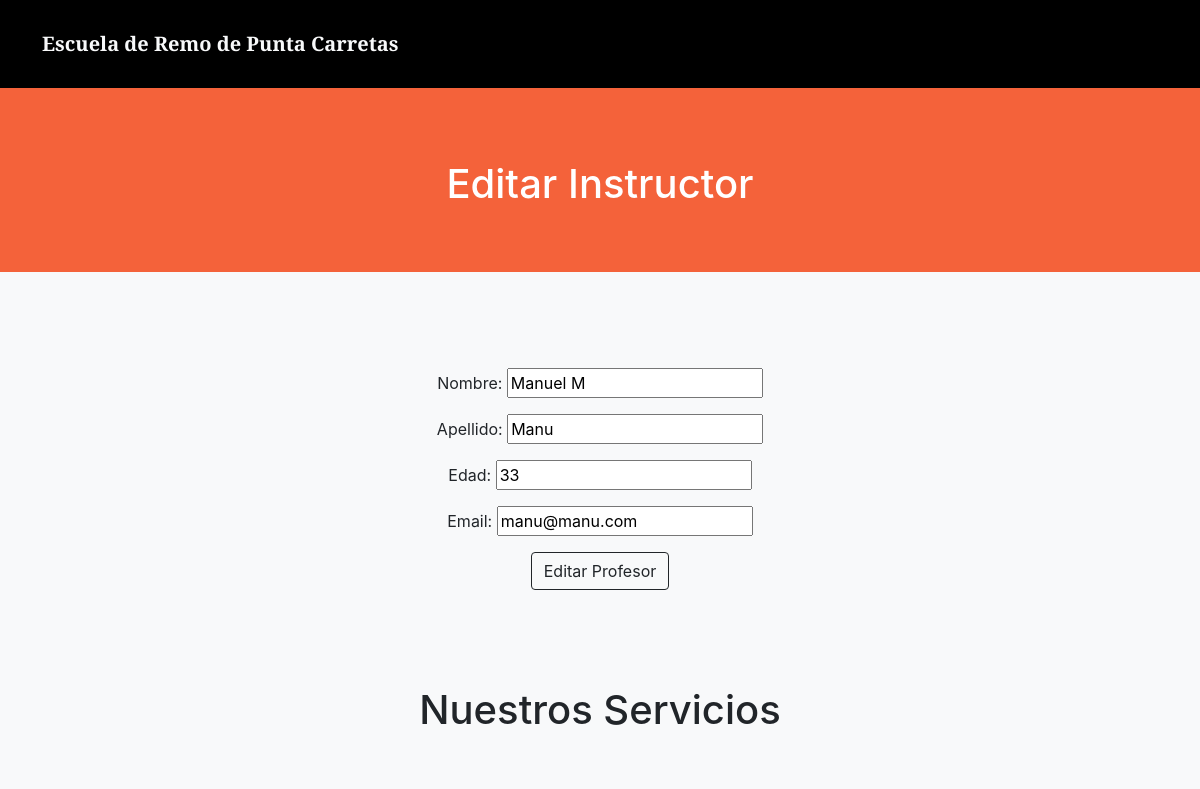
Page /editar_profesor/20 (signed in, upper part) on the earlier database version.
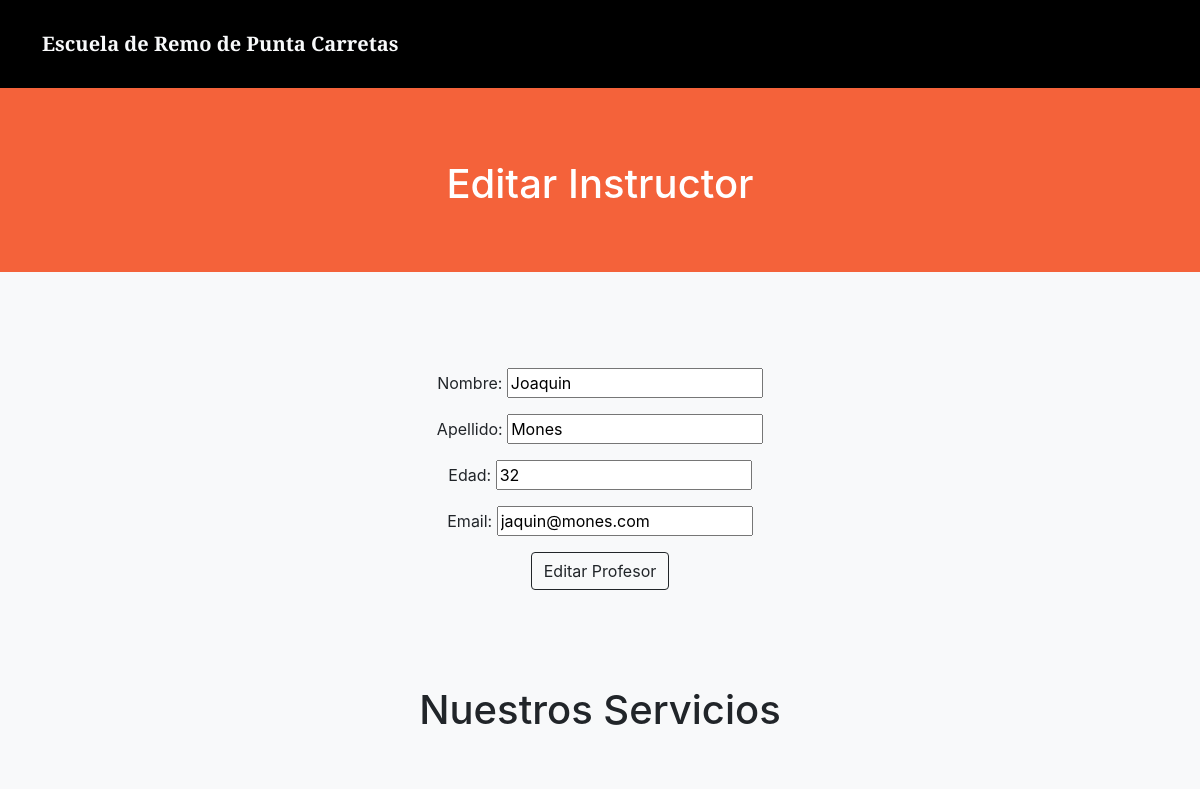
Same page on the later database version.
### perfilesapp/models.py (models this page shows)
class Profesor(models.Model):
    nombreprofesor = models.CharField("Nombre Profesor", max_length=30)
    apellidoprofesor = models.CharField("Apellido Profesor", max_length=30)
    edadprofesor = models.SmallIntegerField("Edad")
    emailprofesor = models.EmailField("E-mail")
    class Meta:
        verbose_name_plural = "Profesores"

### perfilesapp/views.py (the view, shortened to what this page needs)
# urls.py: path('editar_profesor/<profesor_id>', editar_profesor, name="editar_profesor"),
@staff_member_required
def editar_profesor(request, profesor_id):
    try:
        avatar= Avatar.objects.get(usuario=request.user)
        url= avatar.imagen.url
    except:
        url= "/media/avatar/generic.png"
    profesor = Profesor.objects.get(id=profesor_id)
    formulario_vacio = ProfesorFormulario(initial={"nombreprofesor":profesor.nombreprofesor,
                                              "apellidoprofesor":profesor.apellidoprofesor,
                                              "edadprofesor": profesor.edadprofesor,
                                              "emailprofesor":profesor.emailprofesor})
    return render(request, "perfilesapp/editar_profesor.html", {"form":formulario_vacio, "url":url})

### perfilesapp/forms.py
class ProfesorFormulario(forms.Form):
    nombreprofesor= forms.CharField(max_length=30, label="Nombre")
    apellidoprofesor= forms.CharField(max_length=30, label="Apellido")
    emailprofesor= forms.EmailField(label="Email")
    edadprofesor=forms.IntegerField(label="Edad")

### perfilesapp/templates/perfilesapp/editar_profesor.html (shortened to what this page needs)
{% extends 'perfilesapp/base.html' %}
{% load static %}
{% block about %}
<div>
    <p class="justify-content-center">
        <h1 style="color:white" >
            <br>
            <br>
            Editar Instructor
            <br>
            <br>
        </h1>
    </p>
</div>
{% endblock %}
{% block servicios %}
<div style="text-align:center">
    <section class="bg-light py-5">
        <form action="" method="post">
            <p>Nombre:   {{form.nombreprofesor}} </p>
            <p>Apellido: {{form.apellidoprofesor}}</p>
            <p>Edad: {{form.edadprofesor}} </p>
            <p>Email: {{form.emailprofesor}}</p>
            <a href="{% url 'profesores' %}"><button class="btn btn-outline-dark">Editar Profesor</button></a>
        </form>
    </section>
</div>
{% endblock %}

Differences in the rows shown:
changed Profesor: nombreprofesor "Manuel M" → "Joaquin"; apellidoprofesor "Manu" → "Mones"; edadprofesor "33" → "32"; emailprofesor "manu@manu.com" → "jaquin@mones.com"
